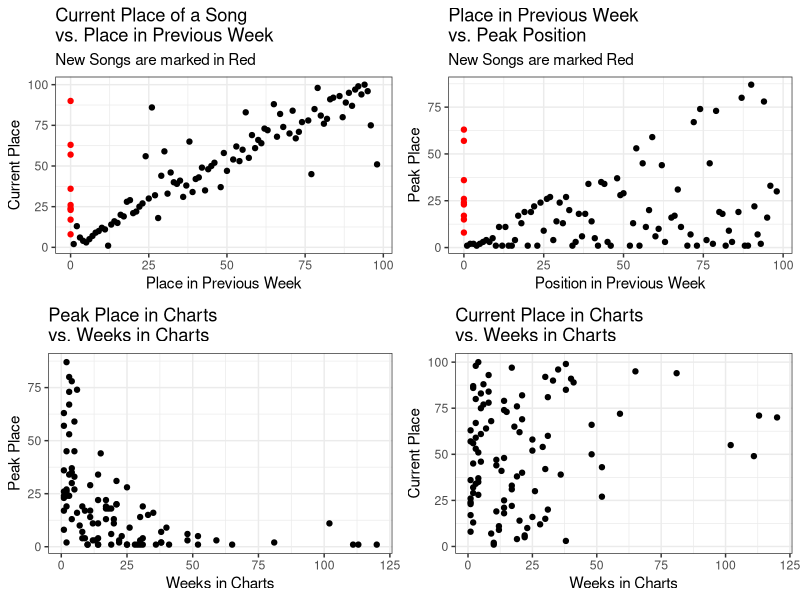
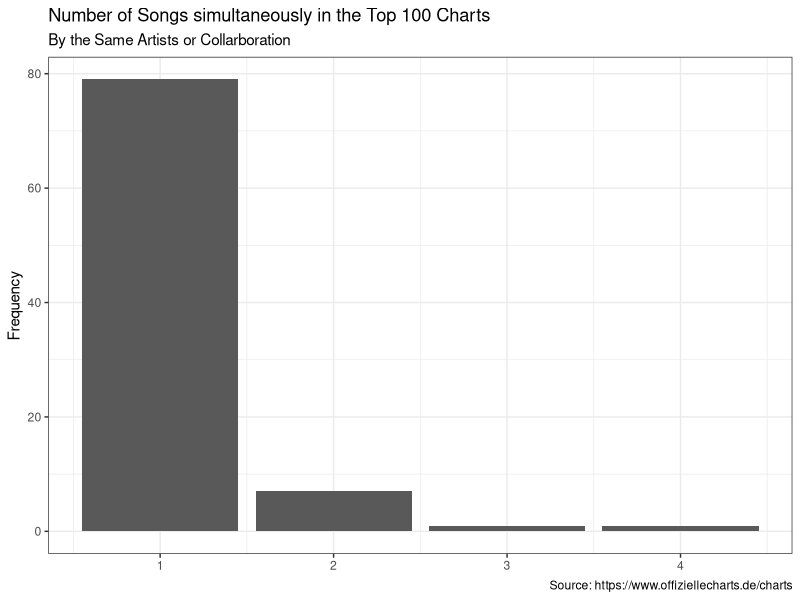
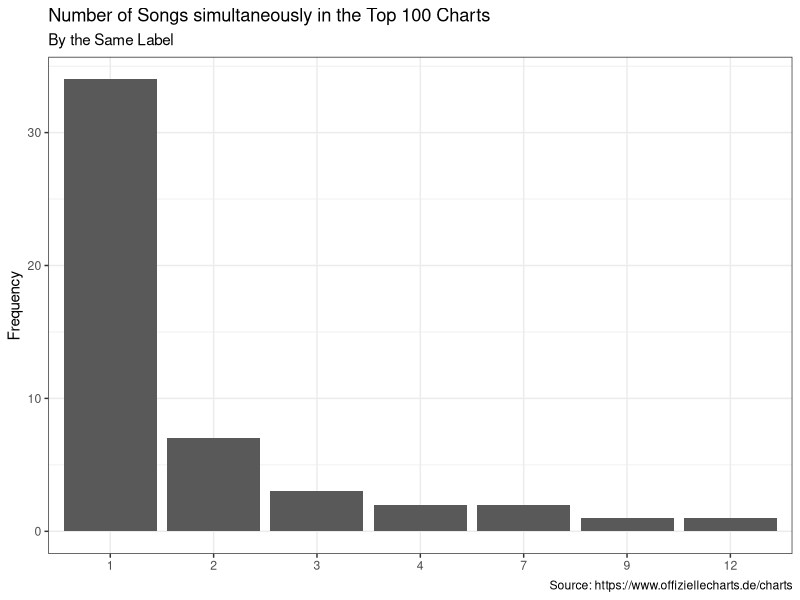

These charts were generated, in order, by the following R code:
## ---- chunk 1
library(ggplot2)
library(gridExtra)
library(readr)
library(dplyr)
chart_scrap <- read_csv('2022-01-26_charts_report.csv')
## ---- chunk 2
#Reporting Figures and Tables
#Scatter Plots
current_v_last <- ggplot(data = chart_scrap,
                                     aes(y = current, x=last_week,
                                     col=ifelse(is.na(last_week), yes = 'NA' , no = 'NonNA')))+
                                      geom_point(aes(y = current, x=last_week_fill),show.legend = F)+
                                      scale_color_manual(values = c('#FF0000','#000000'))+
                                      labs(title = 'Current Place of a Song \nvs. Place in Previous Week',
                                           subtitle = 'New Songs are marked in Red',
                                           y='Current Place', x='Place in Previous Week')+
                                        theme_bw()
weeks_v_peak <- ggplot(data = chart_scrap,
                                             aes(x=weeks_in_charts, y=peak_in_charts))+
                                              geom_point()+
                                              labs(title = 'Peak Place in Charts \nvs. Weeks in Charts',
                                                   x='Weeks in Charts', y='Peak Place')+
                                              theme_bw()
week_v_current <- ggplot(data = chart_scrap, aes(x=weeks_in_charts, y=current))+
                                      geom_point()+
                                      labs(title = 'Current Place in Charts \nvs. Weeks in Charts',
                                           x='Weeks in Charts', y='Current Place')+
                                      theme_bw()
last_v_peak <- ggplot(data = chart_scrap, aes(x=last_week_fill, y=peak_in_charts,
                                                col=ifelse(is.na(last_week), yes = 'NA' , no = 'NonNA')))+
                                    geom_point(show.legend = F)+
                                    labs(title = 'Place in Previous Week \nvs. Peak Position',
                                         subtitle = 'New Songs are marked Red',
                                         x='Position in Previous Week', y='Peak Place')+
                                    scale_color_manual(values = c('#FF0000','#000000'))+
                                    theme_bw()
grid.arrange(current_v_last,last_v_peak, weeks_v_peak,week_v_current, nrow=2)
## ---- chunk 3
chart_scrap%>%
                      count(artist)%>%
                      ggplot(aes(x=n))+
                      geom_bar()+
                      labs(title = 'Number of Songs simultaneously in the Top 100 Charts',
                           subtitle = 'By the Same Artists or Collarboration',
                           y='Frequency',
                           x=NULL,
                           caption = 'Source: https://www.offiziellecharts.de/charts')+
                      theme_bw()
chart_scrap%>%
                        count(artist,sort = T)%>%
                        filter(n>1)%>%
                        knitr::kable()
chart_scrap%>%
                      count(label)%>%
                      ggplot(aes(x=as.factor(n)))+
                      geom_bar()+
                      geom_bar()+
                      labs(title = 'Number of Songs simultaneously in the Top 100 Charts',
                           subtitle = 'By the Same Label',
                           y='Frequency',
                           x=NULL,
                           caption = 'Source: https://www.offiziellecharts.de/charts')+
                      theme_bw()
chart_scrap%>%
                        count(label, sort = T)%>%
                        filter(n>1)%>%
                        knitr::kable()
## ---- chunk 4
#Songs that are currently peaking
chart_scrap%>%
                        filter(current == peak_in_charts)%>%
                        select(artist, title, current)%>%
                        rename(Position = current)%>%
                        knitr::kable()
